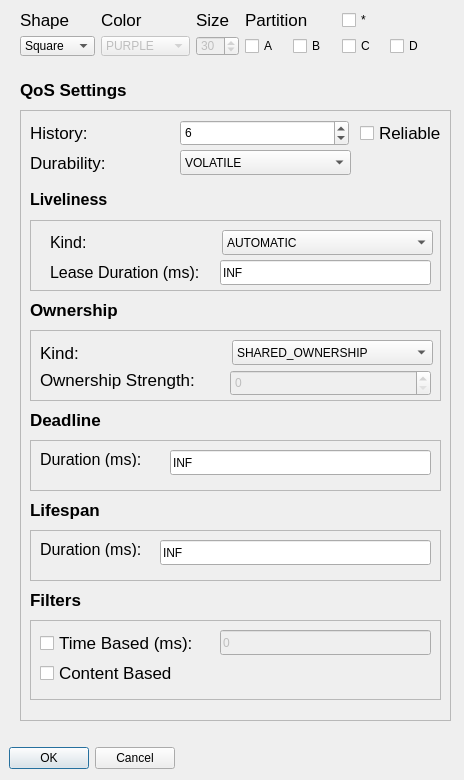
<?xml version="1.0" encoding="UTF-8"?>
<ui version="4.0">
 <class>SubscribeDialog</class>
 <widget class="QDialog" name="SubscribeDialog">
  <property name="geometry">
   <rect>
    <x>0</x>
    <y>0</y>
    <width>464</width>
    <height>780</height>
   </rect>
  </property>
  <property name="sizePolicy">
   <sizepolicy hsizetype="Maximum" vsizetype="Maximum">
    <horstretch>0</horstretch>
    <verstretch>0</verstretch>
   </sizepolicy>
  </property>
  <property name="windowTitle">
   <string>Subscribe</string>
  </property>
  <widget class="QLabel" name="label_9">
   <property name="geometry">
    <rect>
     <x>20</x>
     <y>80</y>
     <width>106</width>
     <height>20</height>
    </rect>
   </property>
   <property name="sizePolicy">
    <sizepolicy hsizetype="Preferred" vsizetype="Maximum">
     <horstretch>0</horstretch>
     <verstretch>0</verstretch>
    </sizepolicy>
   </property>
   <property name="font">
    <font>
     <pointsize>13</pointsize>
     <weight>75</weight>
     <bold>true</bold>
    </font>
   </property>
   <property name="text">
    <string>QoS Settings</string>
   </property>
   <property name="textFormat">
    <enum>Qt::AutoText</enum>
   </property>
  </widget>
  <widget class="QDialogButtonBox" name="buttonBox">
   <property name="geometry">
    <rect>
     <x>9</x>
     <y>746</y>
     <width>166</width>
     <height>25</height>
    </rect>
   </property>
   <property name="orientation">
    <enum>Qt::Horizontal</enum>
   </property>
   <property name="standardButtons">
    <set>QDialogButtonBox::Cancel|QDialogButtonBox::Ok</set>
   </property>
  </widget>
  <widget class="QFrame" name="frame">
   <property name="geometry">
    <rect>
     <x>20</x>
     <y>110</y>
     <width>431</width>
     <height>611</height>
    </rect>
   </property>
   <property name="frameShape">
    <enum>QFrame::StyledPanel</enum>
   </property>
   <property name="frameShadow">
    <enum>QFrame::Raised</enum>
   </property>
   <widget class="QSpinBox" name="spin_HistoryQos">
    <property name="geometry">
     <rect>
      <x>160</x>
      <y>10</y>
      <width>169</width>
      <height>26</height>
     </rect>
    </property>
    <property name="minimum">
     <number>1</number>
    </property>
    <property name="maximum">
     <number>200</number>
    </property>
    <property name="value">
     <number>6</number>
    </property>
   </widget>
   <widget class="QLabel" name="label_10">
    <property name="geometry">
     <rect>
      <x>10</x>
      <y>10</y>
      <width>160</width>
      <height>26</height>
     </rect>
    </property>
    <property name="font">
     <font>
      <pointsize>13</pointsize>
     </font>
    </property>
    <property name="text">
     <string>History:</string>
    </property>
    <property name="textFormat">
     <enum>Qt::AutoText</enum>
    </property>
   </widget>
   <widget class="QCheckBox" name="checkBox_reliable">
    <property name="geometry">
     <rect>
      <x>340</x>
      <y>10</y>
      <width>88</width>
      <height>26</height>
     </rect>
    </property>
    <property name="font">
     <font>
      <pointsize>13</pointsize>
     </font>
    </property>
    <property name="text">
     <string>Reliable</string>
    </property>
    <property name="checked">
     <bool>false</bool>
    </property>
   </widget>
   <widget class="QLabel" name="label_16">
    <property name="geometry">
     <rect>
      <x>10</x>
      <y>40</y>
      <width>160</width>
      <height>25</height>
     </rect>
    </property>
    <property name="font">
     <font>
      <pointsize>13</pointsize>
     </font>
    </property>
    <property name="text">
     <string>Durability:</string>
    </property>
    <property name="textFormat">
     <enum>Qt::AutoText</enum>
    </property>
   </widget>
   <widget class="QComboBox" name="comboBox_durability">
    <property name="geometry">
     <rect>
      <x>160</x>
      <y>40</y>
      <width>171</width>
      <height>25</height>
     </rect>
    </property>
    <property name="currentIndex">
     <number>0</number>
    </property>
    <item>
     <property name="text">
      <string>VOLATILE</string>
     </property>
    </item>
    <item>
     <property name="text">
      <string>TRANSIENT_LOCAL</string>
     </property>
    </item>
   </widget>
   <widget class="QLabel" name="label_6">
    <property name="geometry">
     <rect>
      <x>10</x>
      <y>80</y>
      <width>160</width>
      <height>19</height>
     </rect>
    </property>
    <property name="text">
     <string>&lt;html&gt;&lt;head/&gt;&lt;body&gt;&lt;p&gt;&lt;span style=&quot; font-size:12pt; font-weight:600;&quot;&gt;Liveliness&lt;/span&gt;&lt;/p&gt;&lt;/body&gt;&lt;/html&gt;</string>
    </property>
   </widget>
   <widget class="QFrame" name="frame_2">
    <property name="geometry">
     <rect>
      <x>10</x>
      <y>110</y>
      <width>411</width>
      <height>71</height>
     </rect>
    </property>
    <property name="frameShape">
     <enum>QFrame::StyledPanel</enum>
    </property>
    <property name="frameShadow">
     <enum>QFrame::Raised</enum>
    </property>
    <widget class="QLabel" name="label_14">
     <property name="geometry">
      <rect>
       <x>20</x>
       <y>10</y>
       <width>160</width>
       <height>25</height>
      </rect>
     </property>
     <property name="text">
      <string>&lt;html&gt;&lt;head/&gt;&lt;body&gt;&lt;p&gt;&lt;span style=&quot; font-size:12pt;&quot;&gt;Kind:&lt;/span&gt;&lt;/p&gt;&lt;/body&gt;&lt;/html&gt;</string>
     </property>
    </widget>
    <widget class="QComboBox" name="comboBox_liveliness">
     <property name="geometry">
      <rect>
       <x>192</x>
       <y>10</y>
       <width>211</width>
       <height>25</height>
      </rect>
     </property>
     <item>
      <property name="text">
       <string>AUTOMATIC</string>
      </property>
     </item>
     <item>
      <property name="text">
       <string>MANUAL_BY_PARTICIPANT</string>
      </property>
     </item>
     <item>
      <property name="text">
       <string>MANUAL_BY_TOPIC</string>
      </property>
     </item>
    </widget>
    <widget class="QLabel" name="label_15">
     <property name="geometry">
      <rect>
       <x>20</x>
       <y>40</y>
       <width>160</width>
       <height>25</height>
      </rect>
     </property>
     <property name="text">
      <string>&lt;html&gt;&lt;head/&gt;&lt;body&gt;&lt;p&gt;&lt;span style=&quot; font-size:12pt;&quot;&gt;Lease Duration (ms):&lt;/span&gt;&lt;/p&gt;&lt;/body&gt;&lt;/html&gt;</string>
     </property>
    </widget>
    <widget class="QLineEdit" name="lineEdit_leaseDuration">
     <property name="geometry">
      <rect>
       <x>190</x>
       <y>40</y>
       <width>211</width>
       <height>25</height>
      </rect>
     </property>
     <property name="text">
      <string>INF</string>
     </property>
    </widget>
   </widget>
   <widget class="QLabel" name="label_17">
    <property name="geometry">
     <rect>
      <x>10</x>
      <y>190</y>
      <width>160</width>
      <height>20</height>
     </rect>
    </property>
    <property name="sizePolicy">
     <sizepolicy hsizetype="Preferred" vsizetype="Maximum">
      <horstretch>0</horstretch>
      <verstretch>0</verstretch>
     </sizepolicy>
    </property>
    <property name="font">
     <font>
      <pointsize>13</pointsize>
      <weight>75</weight>
      <bold>true</bold>
     </font>
    </property>
    <property name="text">
     <string>Ownership</string>
    </property>
    <property name="textFormat">
     <enum>Qt::AutoText</enum>
    </property>
   </widget>
   <widget class="QFrame" name="frame_3">
    <property name="geometry">
     <rect>
      <x>10</x>
      <y>220</y>
      <width>411</width>
      <height>71</height>
     </rect>
    </property>
    <property name="frameShape">
     <enum>QFrame::StyledPanel</enum>
    </property>
    <property name="frameShadow">
     <enum>QFrame::Raised</enum>
    </property>
    <widget class="QLabel" name="label_11">
     <property name="geometry">
      <rect>
       <x>10</x>
       <y>10</y>
       <width>160</width>
       <height>25</height>
      </rect>
     </property>
     <property name="font">
      <font>
       <pointsize>13</pointsize>
      </font>
     </property>
     <property name="text">
      <string>Kind:</string>
     </property>
     <property name="textFormat">
      <enum>Qt::AutoText</enum>
     </property>
    </widget>
    <widget class="QSpinBox" name="spin_ownershipStrength">
     <property name="enabled">
      <bool>false</bool>
     </property>
     <property name="geometry">
      <rect>
       <x>200</x>
       <y>40</y>
       <width>201</width>
       <height>26</height>
      </rect>
     </property>
     <property name="minimum">
      <number>0</number>
     </property>
     <property name="maximum">
      <number>50</number>
     </property>
     <property name="value">
      <number>0</number>
     </property>
    </widget>
    <widget class="QComboBox" name="comboBox_ownership">
     <property name="geometry">
      <rect>
       <x>202</x>
       <y>10</y>
       <width>201</width>
       <height>25</height>
      </rect>
     </property>
     <item>
      <property name="text">
       <string>SHARED_OWNERSHIP</string>
      </property>
     </item>
     <item>
      <property name="text">
       <string>EXCLUSIVE_OWNERSHIP</string>
      </property>
     </item>
    </widget>
    <widget class="QLabel" name="label_12">
     <property name="geometry">
      <rect>
       <x>10</x>
       <y>40</y>
       <width>160</width>
       <height>20</height>
      </rect>
     </property>
     <property name="font">
      <font>
       <pointsize>13</pointsize>
      </font>
     </property>
     <property name="text">
      <string>Ownership Strength:</string>
     </property>
     <property name="textFormat">
      <enum>Qt::AutoText</enum>
     </property>
    </widget>
   </widget>
   <widget class="QLabel" name="label_5">
    <property name="geometry">
     <rect>
      <x>10</x>
      <y>390</y>
      <width>70</width>
      <height>20</height>
     </rect>
    </property>
    <property name="font">
     <font>
      <pointsize>13</pointsize>
      <weight>75</weight>
      <bold>true</bold>
     </font>
    </property>
    <property name="text">
     <string>Lifespan</string>
    </property>
   </widget>
   <widget class="QLabel" name="label_2">
    <property name="geometry">
     <rect>
      <x>10</x>
      <y>300</y>
      <width>73</width>
      <height>20</height>
     </rect>
    </property>
    <property name="font">
     <font>
      <pointsize>13</pointsize>
      <weight>75</weight>
      <bold>true</bold>
     </font>
    </property>
    <property name="text">
     <string>Deadline</string>
    </property>
   </widget>
   <widget class="QFrame" name="frame_4">
    <property name="geometry">
     <rect>
      <x>10</x>
      <y>330</y>
      <width>411</width>
      <height>51</height>
     </rect>
    </property>
    <property name="frameShape">
     <enum>QFrame::StyledPanel</enum>
    </property>
    <property name="frameShadow">
     <enum>QFrame::Raised</enum>
    </property>
    <widget class="QLabel" name="label_19">
     <property name="geometry">
      <rect>
       <x>10</x>
       <y>10</y>
       <width>121</width>
       <height>17</height>
      </rect>
     </property>
     <property name="text">
      <string>&lt;html&gt;&lt;head/&gt;&lt;body&gt;&lt;p&gt;&lt;span style=&quot; font-size:12pt;&quot;&gt;Duration (ms): &lt;/span&gt;&lt;/p&gt;&lt;/body&gt;&lt;/html&gt;</string>
     </property>
    </widget>
    <widget class="QLineEdit" name="lineEdit_Deadline">
     <property name="geometry">
      <rect>
       <x>140</x>
       <y>10</y>
       <width>261</width>
       <height>25</height>
      </rect>
     </property>
     <property name="text">
      <string>INF</string>
     </property>
    </widget>
   </widget>
   <widget class="QFrame" name="frame_5">
    <property name="geometry">
     <rect>
      <x>10</x>
      <y>420</y>
      <width>411</width>
      <height>51</height>
     </rect>
    </property>
    <property name="frameShape">
     <enum>QFrame::StyledPanel</enum>
    </property>
    <property name="frameShadow">
     <enum>QFrame::Raised</enum>
    </property>
    <widget class="QLineEdit" name="lineEdit_Lifespan">
     <property name="geometry">
      <rect>
       <x>130</x>
       <y>10</y>
       <width>271</width>
       <height>25</height>
      </rect>
     </property>
     <property name="text">
      <string>INF</string>
     </property>
    </widget>
    <widget class="QLabel" name="label_20">
     <property name="geometry">
      <rect>
       <x>10</x>
       <y>10</y>
       <width>121</width>
       <height>17</height>
      </rect>
     </property>
     <property name="text">
      <string>&lt;html&gt;&lt;head/&gt;&lt;body&gt;&lt;p&gt;&lt;span style=&quot; font-size:12pt;&quot;&gt;Duration (ms): &lt;/span&gt;&lt;/p&gt;&lt;/body&gt;&lt;/html&gt;</string>
     </property>
    </widget>
   </widget>
   <widget class="QLabel" name="label_18">
    <property name="geometry">
     <rect>
      <x>10</x>
      <y>480</y>
      <width>53</width>
      <height>20</height>
     </rect>
    </property>
    <property name="sizePolicy">
     <sizepolicy hsizetype="Preferred" vsizetype="Maximum">
      <horstretch>0</horstretch>
      <verstretch>0</verstretch>
     </sizepolicy>
    </property>
    <property name="font">
     <font>
      <pointsize>13</pointsize>
      <weight>75</weight>
      <bold>true</bold>
     </font>
    </property>
    <property name="text">
     <string>Filters</string>
    </property>
    <property name="textFormat">
     <enum>Qt::AutoText</enum>
    </property>
   </widget>
   <widget class="QFrame" name="frame_6">
    <property name="geometry">
     <rect>
      <x>10</x>
      <y>510</y>
      <width>411</width>
      <height>80</height>
     </rect>
    </property>
    <property name="frameShape">
     <enum>QFrame::StyledPanel</enum>
    </property>
    <property name="frameShadow">
     <enum>QFrame::Raised</enum>
    </property>
    <widget class="QCheckBox" name="checkBox_timeBasedFilter">
     <property name="geometry">
      <rect>
       <x>10</x>
       <y>10</y>
       <width>156</width>
       <height>26</height>
      </rect>
     </property>
     <property name="font">
      <font>
       <pointsize>13</pointsize>
      </font>
     </property>
     <property name="text">
      <string>Time Based (ms):</string>
     </property>
    </widget>
    <widget class="QCheckBox" name="checkBox_contentBasedFilter">
     <property name="geometry">
      <rect>
       <x>10</x>
       <y>40</y>
       <width>139</width>
       <height>26</height>
      </rect>
     </property>
     <property name="font">
      <font>
       <pointsize>13</pointsize>
      </font>
     </property>
     <property name="text">
      <string>Content Based</string>
     </property>
     <property name="checked">
      <bool>false</bool>
     </property>
    </widget>
    <widget class="QLineEdit" name="lineEdit_TimeBasedFilter">
     <property name="enabled">
      <bool>false</bool>
     </property>
     <property name="geometry">
      <rect>
       <x>190</x>
       <y>10</y>
       <width>211</width>
       <height>25</height>
      </rect>
     </property>
     <property name="text">
      <string>0</string>
     </property>
    </widget>
   </widget>
  </widget>
  <widget class="QWidget" name="layoutWidget">
   <property name="geometry">
    <rect>
     <x>20</x>
     <y>10</y>
     <width>413</width>
     <height>57</height>
    </rect>
   </property>
   <layout class="QGridLayout" name="gridLayout_2">
    <property name="sizeConstraint">
     <enum>QLayout::SetMaximumSize</enum>
    </property>
    <item row="1" column="0">
     <widget class="QComboBox" name="combo_Shape">
      <item>
       <property name="text">
        <string>Square</string>
       </property>
      </item>
      <item>
       <property name="text">
        <string>Triangle</string>
       </property>
      </item>
      <item>
       <property name="text">
        <string>Circle</string>
       </property>
      </item>
     </widget>
    </item>
    <item row="0" column="3" colspan="2">
     <widget class="QLabel" name="label_8">
      <property name="font">
       <font>
        <pointsize>13</pointsize>
       </font>
      </property>
      <property name="text">
       <string>Partition</string>
      </property>
      <property name="textFormat">
       <enum>Qt::AutoText</enum>
      </property>
     </widget>
    </item>
    <item row="0" column="5">
     <widget class="QCheckBox" name="checkBox_Asterisk">
      <property name="text">
       <string>*</string>
      </property>
     </widget>
    </item>
    <item row="1" column="6">
     <widget class="QCheckBox" name="checkBox_D">
      <property name="text">
       <string>D</string>
      </property>
     </widget>
    </item>
    <item row="0" column="2">
     <widget class="QLabel" name="label_7">
      <property name="font">
       <font>
        <pointsize>13</pointsize>
       </font>
      </property>
      <property name="text">
       <string>Size</string>
      </property>
      <property name="textFormat">
       <enum>Qt::AutoText</enum>
      </property>
     </widget>
    </item>
    <item row="0" column="1">
     <widget class="QLabel" name="label">
      <property name="font">
       <font>
        <pointsize>13</pointsize>
       </font>
      </property>
      <property name="text">
       <string>Color</string>
      </property>
      <property name="textFormat">
       <enum>Qt::AutoText</enum>
      </property>
     </widget>
    </item>
    <item row="1" column="5">
     <widget class="QCheckBox" name="checkBox_C">
      <property name="text">
       <string>C</string>
      </property>
     </widget>
    </item>
    <item row="1" column="3">
     <widget class="QCheckBox" name="checkBox_A">
      <property name="text">
       <string>A</string>
      </property>
     </widget>
    </item>
    <item row="1" column="1">
     <widget class="QComboBox" name="combo_Color">
      <property name="enabled">
       <bool>false</bool>
      </property>
      <item>
       <property name="text">
        <string>PURPLE</string>
       </property>
      </item>
      <item>
       <property name="text">
        <string>RED</string>
       </property>
      </item>
      <item>
       <property name="text">
        <string>BLUE</string>
       </property>
      </item>
      <item>
       <property name="text">
        <string>YELLOW</string>
       </property>
      </item>
      <item>
       <property name="text">
        <string>GREEN</string>
       </property>
      </item>
      <item>
       <property name="text">
        <string>ORANGE</string>
       </property>
      </item>
      <item>
       <property name="text">
        <string>MAGENTA</string>
       </property>
      </item>
     </widget>
    </item>
    <item row="1" column="2">
     <widget class="QSpinBox" name="spin_Size">
      <property name="enabled">
       <bool>false</bool>
      </property>
      <property name="minimum">
       <number>1</number>
      </property>
      <property name="value">
       <number>30</number>
      </property>
     </widget>
    </item>
    <item row="1" column="4">
     <widget class="QCheckBox" name="checkBox_B">
      <property name="text">
       <string>B</string>
      </property>
     </widget>
    </item>
    <item row="0" column="0">
     <widget class="QLabel" name="label_3">
      <property name="font">
       <font>
        <pointsize>13</pointsize>
       </font>
      </property>
      <property name="text">
       <string>Shape</string>
      </property>
      <property name="textFormat">
       <enum>Qt::AutoText</enum>
      </property>
     </widget>
    </item>
   </layout>
  </widget>
 </widget>
 <resources/>
 <connections>
  <connection>
   <sender>buttonBox</sender>
   <signal>accepted()</signal>
   <receiver>SubscribeDialog</receiver>
   <slot>accept()</slot>
   <hints>
    <hint type="sourcelabel">
     <x>248</x>
     <y>254</y>
    </hint>
    <hint type="destinationlabel">
     <x>157</x>
     <y>274</y>
    </hint>
   </hints>
  </connection>
  <connection>
   <sender>buttonBox</sender>
   <signal>rejected()</signal>
   <receiver>SubscribeDialog</receiver>
   <slot>reject()</slot>
   <hints>
    <hint type="sourcelabel">
     <x>316</x>
     <y>260</y>
    </hint>
    <hint type="destinationlabel">
     <x>286</x>
     <y>274</y>
    </hint>
   </hints>
  </connection>
 </connections>
</ui>
